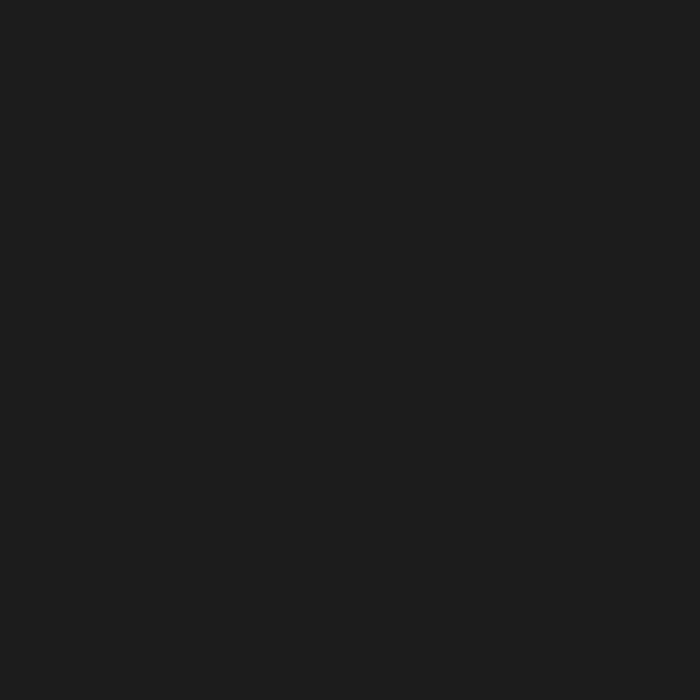
Frame 1 (no input)
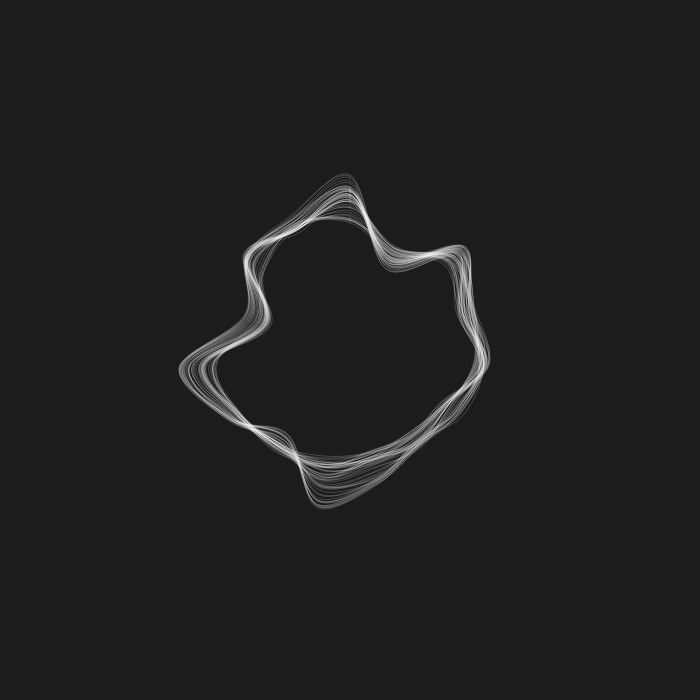
Frame 60 (no input)
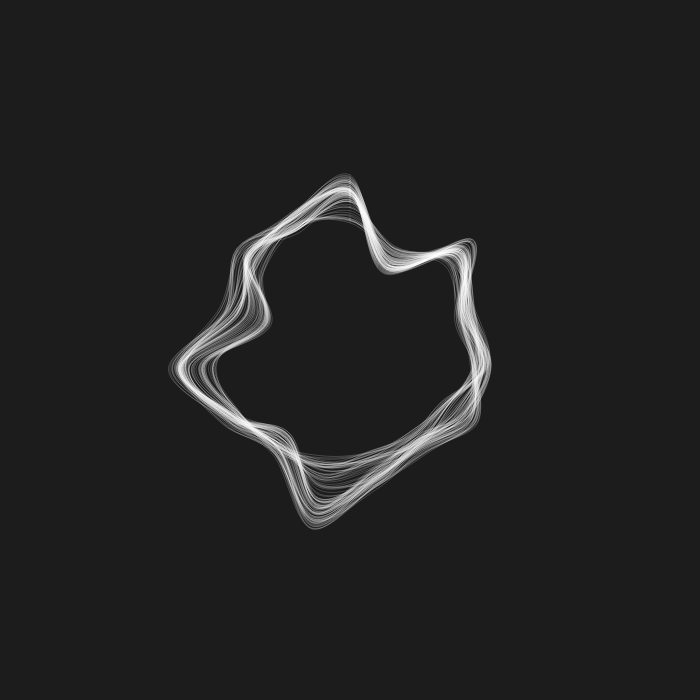
Frame 120 (the mouse pressed at the canvas centre since frame 60)

The p5.js sketch that drew these frames (run headless with seeded random() and noise() and a simulated clock; from frame 60 on, the mouse is pressed at the canvas centre):

// p5.js sketch
// ── sketch.js
let pts = [];
let r = 120;
let numPts = 15;
let angChng = 2 * Math.PI / numPts;
let theta = 0;
let buffer;
let radii = [];
let xOffArray = [];
let xOff = 0;
let colVal = 0;
// let xPos = 0;

function setup() {
    createCanvas(700, 700);
    // pixelDensity(1);
    // frameRate(10)
    // radii = Array(numPts).fill(random(r - r * 0.1, r + r * 0.1));
    counter = 0;

    for (let o = 0; o < numPts; o++) {
        radii[o] = random(r - r * 0.2, r + r * 0.2);
        // radii[o] = r;
        xOffArray[o] = counter;
        counter += 1000;
    }

    buffer = createGraphics(width, height);

    for (let i = 0; i < numPts; i++) {
        r = radii[i];

        xP = r * sin(theta) + width / 2;
        yP = -r * cos(theta) + height / 2;
        pts.push(createVector(xP, yP));
        theta += angChng;
        // po = 0;

    }
    // console.log(pts);

    // points.push(createVector(150, 150));
}

function draw() {
    background(28);
    // po += 10;
    buffer.noFill();
    // fill(255,0,0);
    image(buffer, 0, 0);
    // buffer.background(255);

    // translate(width / 2, height / 2)
    buffer.stroke(255, 255, 255);
    // buffer.stroke(254, 250, 215);
    buffer.strokeWeight(0.2);

    buffer.beginShape();
    buffer.curveVertex(pts[pts.length - 1].x, pts[pts.length - 1].y);

    for (let j = 0; j < pts.length; j++) {
        buffer.curveVertex(pts[j].x, pts[j].y);
        // buffer.strokeWeight(1);

        // buffer.ellipse(pts[j].x, pts[j].y, 2)
        // console.log(j);

    }
    buffer.curveVertex(pts[0].x, pts[0].y);
    buffer.curveVertex(pts[1].x, pts[1].y);
    buffer.endShape();

    theta = 0;
    for (let nn = 0; nn < pts.length; nn++) {

        r = radii[nn] + random(-3, 3.5);
        // r = min(r, 200);
        // r = max(r, 30);        
        xOffArray[nn] += 0.001;
        radii[nn] = r;
        xP = r * sin(theta) + width / 2;
        yP = -r * cos(theta) + height / 2;
        pts[nn] = (createVector(xP, yP));
        theta += angChng;
    }
    // colVal += 0.4;

    // ellipse(0, 0, r*2)
}
